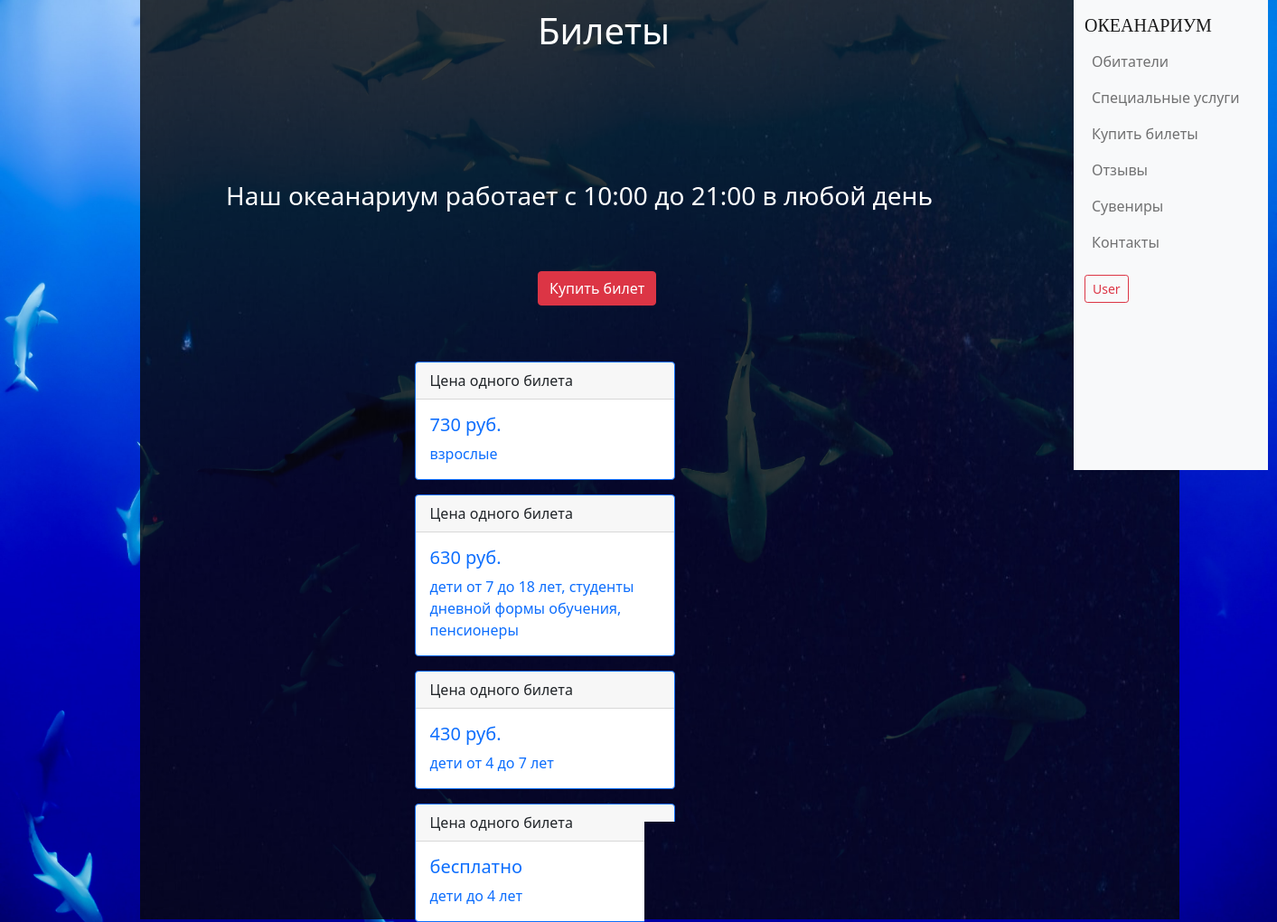
Page /tickets (signed in) on the committed database.
### data/tickets.py (models this page shows)
class Tickets(SqlAlchemyBase, SerializerMixin):
    __tablename__ = 'tickets'
    id = sqlalchemy.Column(sqlalchemy.Integer,
                           primary_key=True, autoincrement=True)
    title = sqlalchemy.Column(sqlalchemy.String, nullable=True)
    content = sqlalchemy.Column(sqlalchemy.String, nullable=True)
    age = sqlalchemy.Column(sqlalchemy.String, nullable=True)
    price = sqlalchemy.Column(sqlalchemy.Integer, nullable=True)

### data/users.py (models this page shows, shortened)
class User(SqlAlchemyBase, UserMixin, SerializerMixin):
    __tablename__ = 'users'
    id = sqlalchemy.Column(sqlalchemy.Integer,
                           primary_key=True, autoincrement=True)
    name = sqlalchemy.Column(sqlalchemy.String, nullable=True)
    surname = sqlalchemy.Column(sqlalchemy.String, nullable=True)
    age = sqlalchemy.Column(sqlalchemy.Integer, nullable=True)
    email = sqlalchemy.Column(sqlalchemy.String,
                              index=True, unique=True, nullable=True)
    hashed_password = sqlalchemy.Column(sqlalchemy.String, nullable=True, unique=True)
    modified_date = sqlalchemy.Column(sqlalchemy.DateTime, default=datetime.datetime.now)
    reviews = orm.relation("Reviews", back_populates='user')

### main.py (the view)
@app.route("/tickets")  # окно с билетами
def tickets():
    tic = url_for('static', filename='img/octopus_back.png')
    db_sess = db_session.create_session()
    tickets = db_sess.query(Tickets).all()
    return render_template("tickets.html", title='Билеты', tic=tic, tickets=tickets)

### data/db_session.py (called while the page is built)
def create_session() -> Session:
    global __factory
    return __factory()

### main.py (called while the page is built)
@login_manager.user_loader
def load_user(user_id):
    db_sess = db_session.create_session()
    return db_sess.query(User).get(user_id)

### templates/tickets.html (shortened to what this page needs)
{% extends "base.html" %}
{% block content %}
<div class="kard">
</div>
<h1>Билеты</h1>
<h3>Наш океанариум работает с 10:00 до 21:00 в любой день</h3>
{% if current_user.is_authenticated %}
<div class="napis">
<a href="/buy_tickets" class="btn btn-danger">Купить билет</a>
</div>
{% else %}
<h2>Чтобы купить билет - зарегистрируйтесь или войдите</h2>
{% endif %}
{% for item in tickets%}
<div class="card border-primary mb-3" style="max-width: 18rem;">
  <div class="card-header">{{item.title}}
  </div>
  <div class="card-body text-primary">
    <h5 class="card-title">{{item.price}}</h5>
    <p class="card-text">{{item.age}} </p>
  </div>
</div>
{% endfor %}
{% endblock %}

### templates/base.html (shortened to what this page needs)
<!DOCTYPE html>
<html lang="en">
<head>
                    <link rel="stylesheet"
                            href="https://cdn.jsdelivr.net/npm/bootstrap@5.0.0-beta1/dist/css/bootstrap.min.css"
>
</head>
<body>
    <main role="main" class="container">
    {% block content %}{% endblock %}
</main>
    <div class="row">
                <div class="col-md-4 col-lg-3 navbar-container bg-light">
        <nav class="navbar navbar-expand-md navbar-light">
          <a class="navbar-brand" href="/">ОКЕАНАРИУМ</a>
          <div class="collapse navbar-collapse" id="navbar">
            <ul class="navbar-nav">
              <li class="nav-item">
              <a class="nav-link" href="/inhabitants">Обитатели</a>
              </li>
              <li class="nav-item">
              <a class="nav-link" href="/services">Специальные услуги</a>
              </li>
              <li class="nav-item">
              <a class="nav-link" href="/tickets">Купить билеты</a>
              </li>
              <li class="nav-item">
              <a class="nav-link" href="/reviews">Отзывы</a>
              </li>
              <li class="nav-item">
              <a class="nav-link" href="/souvenirs">Сувениры</a>
              </li>
                <li class="nav-item">
              <a class="nav-link" href="/contacts">Контакты</a>
              </li>
            </ul>
          </div>
            {% if current_user.is_authenticated %}
            <div>
    <a class="btn btn-outline-danger btn-sm" role="button" aria-pressed="true" href="/logout">{{ current_user.name }}</a>
            </div>
{% endif %}
        </nav>
      </div>
</div>
</body>
</html>

### templates/base.html (style rules this page uses)
@media (min-width: 700px) { .navbar-container { position: sticky; width: 215px !important; top: 0px; left: 2000px; overflow-y: auto; height: 65vh; } }
@media (min-width: 700px) { .row { position: absolute; top: 0px; left: 1200px; } }
@media (min-width: 700px) { .navbar-container .navbar-brand { font-family: SovMod; font-style: normal; font-weight: normal; } }
@media (min-width: 700px) { .navbar-container .navbar { align-items: flex-start; justify-content: flex-start; flex-wrap: nowrap; flex-direction: column; height: 100%; } }
@media (min-width: 700px) { .navbar-container .navbar-collapse { align-items: flex-start; } }
@media (min-width: 700px) { .navbar-container .navbar-nav { flex-direction: column !important; } }

### templates/tickets.html (style rules this page uses)
body { background-image: url('static/img/jakob-owens-dO8qMqWimo8-unsplash.jpg'); background-size: cover; }
h1 { position: absolute; top: 10px; left: 595px; font-style: normal; font-weight: normal; color: #FFFFFF; }
.kard { position: fixed; top: 0px; left: 155px; opacity: 0.8; }
.card { top: 400px; left: 400px; }
.napis { position: absolute; top: 300px; left: 595px; }
h3 { position: absolute; top: 200px; left: 250px; font-style: normal; font-weight: normal; color: #FFFFFF; }

### rows in the picture
Tickets: title "Цена одного билета", price "730 руб.", age "взрослые"
Tickets: title "Цена одного билета", price "630 руб.", age "дети от 7 до 18 лет, студенты дневной формы обучения, пенсионеры"
Tickets: title "Цена одного билета", price "430 руб.", age "дети от 4 до 7 лет"
Tickets: title "Цена одного билета", price "бесплатно", age "дети до 4 лет"
User: name "User"
